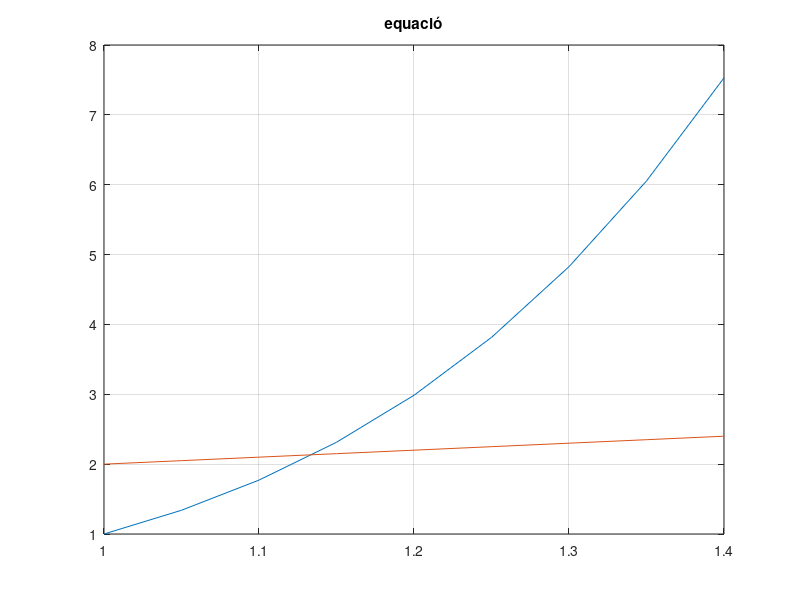

Recreate this plot in MATLAB. (Note: this script raises an error after producing the figure.)
%% Principal Newton
%  Thursday 8th March 2018

%% Plot
f = @(x) x.^6 - x - 1;
t = 1:0.05:1.4;
plot(t, t.^6, t, t + 1), grid, title('equació');

%% Iterations
a = 1;
b = 1.2;
tol = 0.05;
root = my_bisec(f, a, b, tol, 5);
